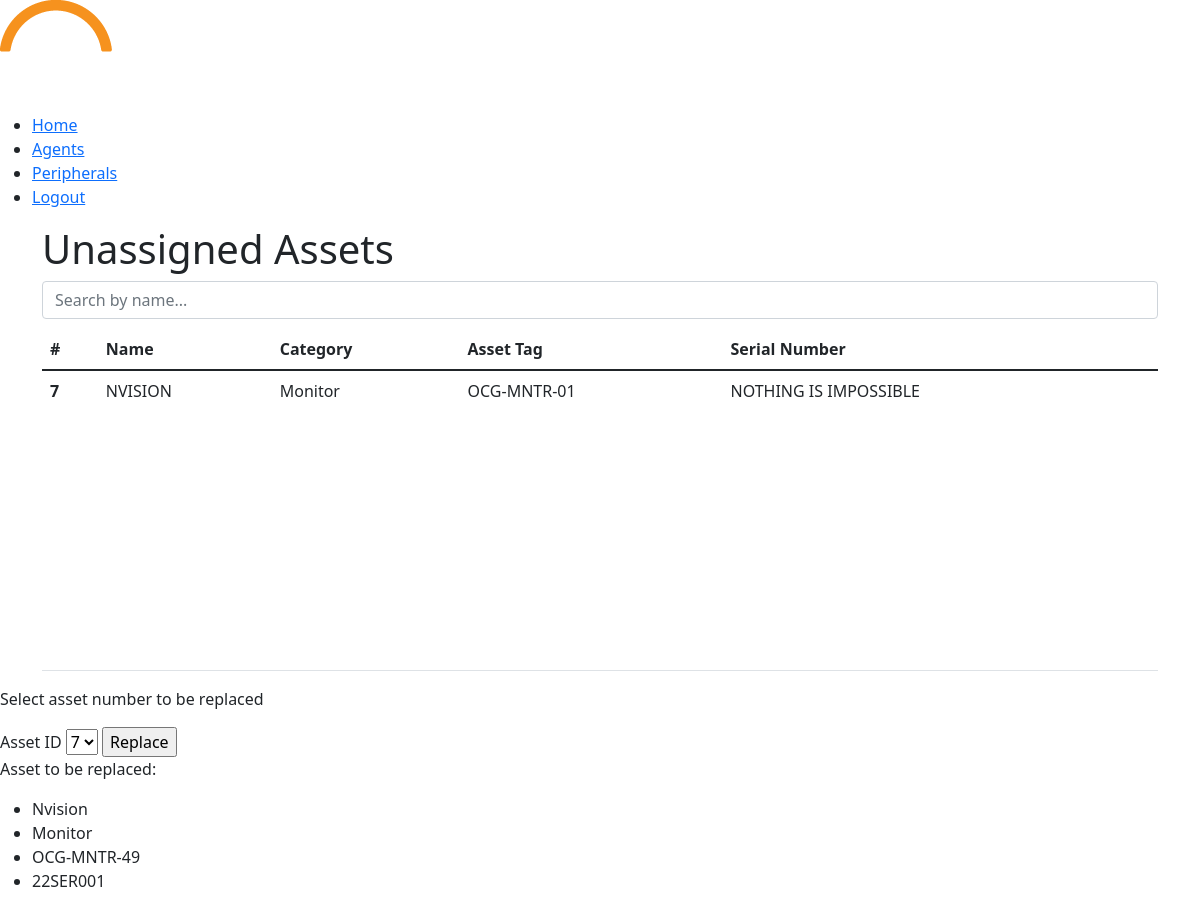
Page /replace_asset/Empty lastname/1 (signed in) on the earlier database version.
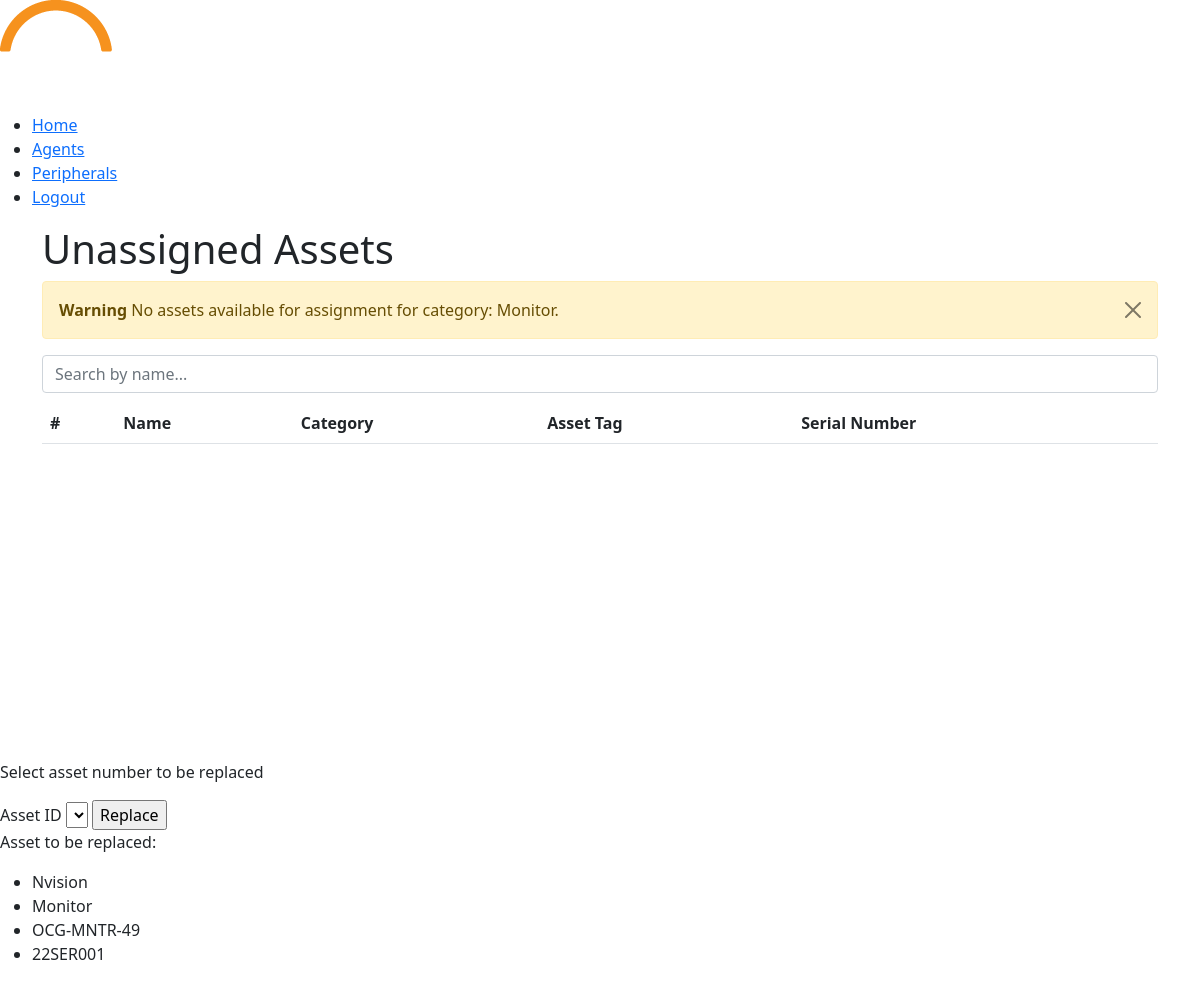
Same page on the later database version.
### models.py (models this page shows)
class Stock(db.Model):
    __tablename__ = 'stock'
    id = db.Column(db.Integer, primary_key=True, autoincrement=True)
    name = db.Column(db.Text, unique=False, nullable=False)
    category = db.Column(db.String(30), unique=False, nullable=False)
    asset_tag = db.Column(db.String(30), unique=False, nullable=False)
    serial_number = db.Column(db.String(30), unique=False, nullable=False)

### main.py (the view)
@app.route("/replace_asset/<fn>/<asset_id>", methods=['GET', 'POST'])
def replace_asset(fn, asset_id):
    msg = ""
    form = assignAsset()
    stock_det = Stock.query.filter_by(id=asset_id).first()
    all_stocks_query = f"""
    SELECT * FROM stock
    WHERE id NOT IN (
    SELECT stock_id FROM asset
    ) AND category = '{stock_det.category}';
    """
    stocks_not_in_asset = db.session.execute(text(all_stocks_query)).fetchall()
    if not stocks_not_in_asset:
        msg = "No unassigned assets found."
    else:
        form.id.choices = [(str(row[0]), str(row[0])) for row in stocks_not_in_asset]
    return render_template("replace_asset.html", form=form, msg=msg, stocks=stocks_not_in_asset, stock_det=stock_det, fn=fn)

### form.py
class assignAsset(FlaskForm):
    id = SelectField(label='Asset ID', validators=[DataRequired(), InputRequired()])
    agent_name = SelectField(label='Assign To:', validators=[DataRequired()])

### main.py (called while the page is built)
@login_manager.user_loader
def load_user(user_id):
    return db.session.get(User,(user_id))

### templates/replace_asset.html (shortened to what this page needs)
<!DOCTYPE html>
<html lang="en">
<head>
  <link href="https://cdn.jsdelivr.net/npm/bootstrap@5.1.3/dist/css/bootstrap.min.css" rel="stylesheet">
</head>
<body>
  <header>
    <nav>
     <a href="{{ url_for('home') }}"><img src="static\css\assets\orkestra-main-logo.png" alt=""></a>
     <div class="nav-links">
        <ul>
            <li><a href="{{ url_for('home') }}">Home</a></li>
            <li><a href="{{ url_for('view') }}">Agents</a></li>
            <li><a href="{{ url_for('asset_view') }}">Peripherals</a></li>
            <li><a href="{{ url_for('login') }}">Logout</a></li>
        </ul>
    </div>
    </nav>
</header>
    <div class="container">
        <h1>Unassigned Assets</h1>
        {% if msg %}
        <div class="alert alert-warning alert-dismissible fade show" role="alert">
          <strong>Warning</strong> No assets available for assignment for category: {{ stock_det.category }}.
          <button type="button" class="btn-close" data-bs-dismiss="alert" aria-label="Close"></button>
        </div>
          {% endif %}
        <div class="search-bar">
          <input type="text" class="form-control" id="myInput" onkeyup="myFunction()" placeholder="Search by name...">
        </div>
        <table class="table" id="myTable">
          <thead>
            <tr>
              <th scope="col">#</th>
              <th scope="col">Name</th>
              <th scope="col">Category</th>
              <th scope="col">Asset Tag</th>
              <th scope="col">Serial Number</th>
            </tr>
          </thead>
          <tbody style="overflow-y: auto; height: 300px;">
            {% for stock in stocks %}
            <tr>
              <th scope="row">{{ stock.id }}</th>
              <td>{{ stock.name }}</td>
              <td>{{ stock.category }}</td>
              <td>{{ stock.asset_tag }}</td>
              <td>{{ stock.serial_number }}</td>
            </tr>
            {% endfor %}
          </tbody>
        </table>
      </div>
    <div class="div">
        <p>Select asset number to be replaced</p>
        <form action="{{ url_for('replace_controller') }}" method="POST">
            {{ form.id.label }}
            {{ form.id() }}
            <input type="submit" value="Replace" id="submitButton" onclick="return confirmReplace()">
          </form>
        <p>Asset to be replaced:</p>
        <ul>
            <li>{{ stock_det.name }}</li>
            <li>{{ stock_det.category }}</li>
            <li>{{ stock_det.asset_tag }}</li>
            <li>{{ stock_det.serial_number }}</li>
        </ul>
    </div>
</body>
</html>

### templates/replace_asset.html (style rules this page uses)
.search-bar { margin-bottom: 10px; }
thead tr th { position: sticky; top: 0; }

Differences in the rows shown:
removed Stock: id "7", name "NVISION", category "Monitor", asset_tag "OCG-MNTR-01", serial_number "NOTHING IS IMPOSSIBLE"
shown differently, row unchanged: Stock "Monitor": category (not shown) → "Monitor"
Other differences:
form field id: "7" → (not shown)
text now shown: "Warning No assets available for assignment for category: ."
